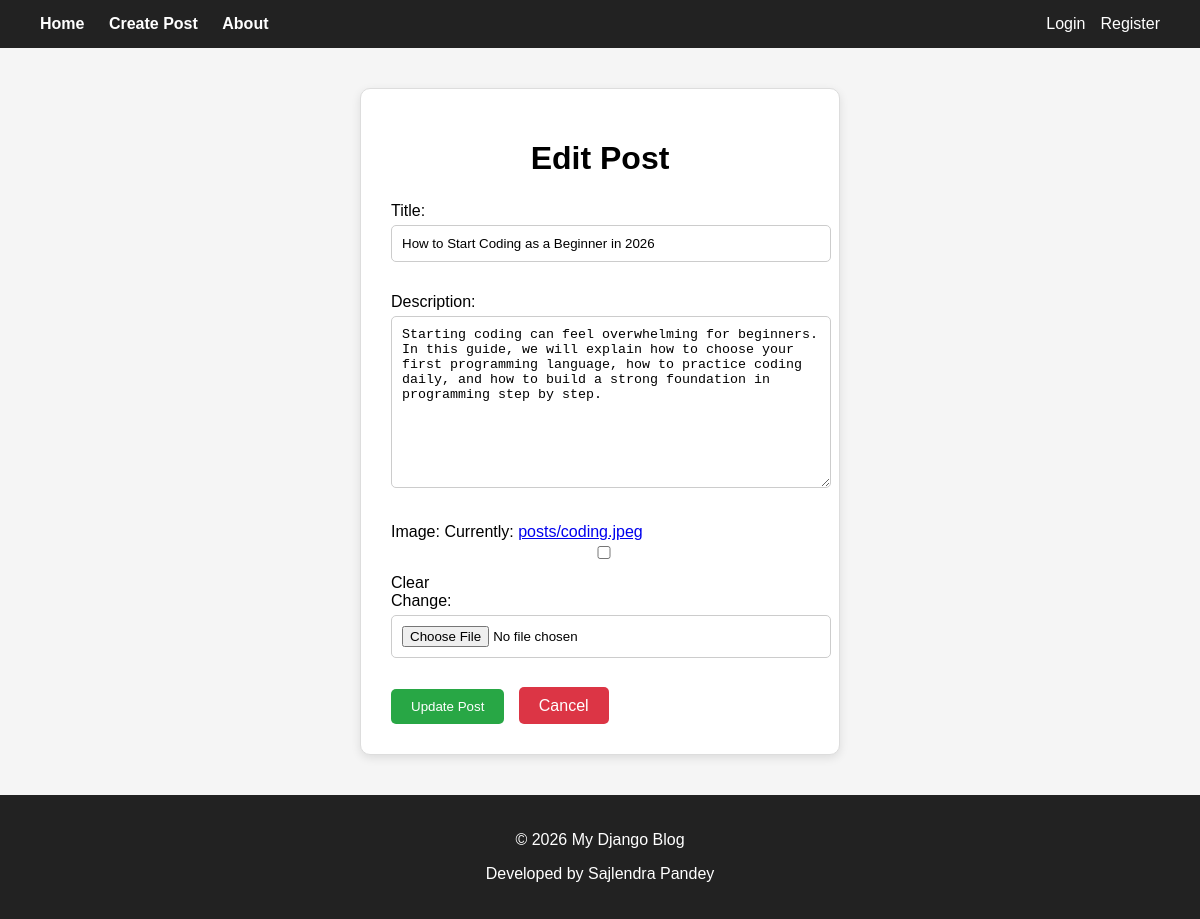
/update/10/, run on the app's committed database.
### home/models.py (models this page shows, shortened)
class Post(models.Model):
    Title=models.CharField(max_length=50)
    Description=models.TextField()
    Image=models.ImageField(upload_to='posts/',null=True, blank=True,max_length=255)
    Created_at=models.DateField(auto_now_add=True)
    user=models.ForeignKey(User,on_delete=models.CASCADE,null=True)

### home/views.py (the view)
# urls.py: path('update/<int:id>/',views.update_post,name='update_post'),
def update_post(request,id):
    post=get_object_or_404(Post,id=id)
    if request.method=="POST":
        form=PostForm(request.POST,request.FILES,instance=post)
        if form.is_valid():
            form.save()
            messages.success(request,"Post update successfully")
            return redirect('index')
    else:
        form=PostForm(instance=post)
    return render(request,"edit_post.html",{'form':form})

### home/forms.py
class PostForm(forms.ModelForm):
    class Meta:
        model = Post
        fields = ['Title', 'Description','Image']

### home/templates/edit_post.html (shortened to what this page needs)
{% extends 'base.html' %}
{% block content %}
<div class="form-container">
<div class="form-card">
<h1>Edit Post</h1>
<form method="POST" enctype="multipart/form-data">
{{ form.as_p }}
<button class="btn save-btn" type="submit">Update Post</button>
<a href="{% url 'index' %}" class="cancel-btn">Cancel</a>
</form>
</div>
</div>
{% endblock %}

### home/templates/base.html (style rules this page uses)
body { font-family: Arial, sans-serif; margin:0; background:#f5f5f5; }

### home/templates/edit_post.html (style rules this page uses)
.form-container { width:50%; margin:auto; margin-top:40px; }
.form-card { border:1px solid #ddd; padding:30px; border-radius:10px; box-shadow:0 3px 10px rgba(0,0,0,0.1); background:white; }
.form-card h1 { text-align:center; margin-bottom:25px; }
.form-card input, .form-card textarea, .form-card select { width:100%; padding:10px; margin-top:5px; margin-bottom:15px; border:1px solid #ccc; border-radius:5px; }
.btn { padding:10px 20px; border:none; border-radius:5px; cursor:pointer; }
.save-btn { background:#28a745; color:white; }
.cancel-btn { background:#dc3545; color:white; margin-left:10px; text-decoration:none; padding:10px 20px; border-radius:5px; }

### data on the page
Post: Title "How to Start Coding as a Beginner in 2026", Description "Starting coding can feel overwhelming for beginners. In this guide, we will explain how to choose your first programming language, how to practice coding daily, and how to build a strong foundation in programming step by step."
